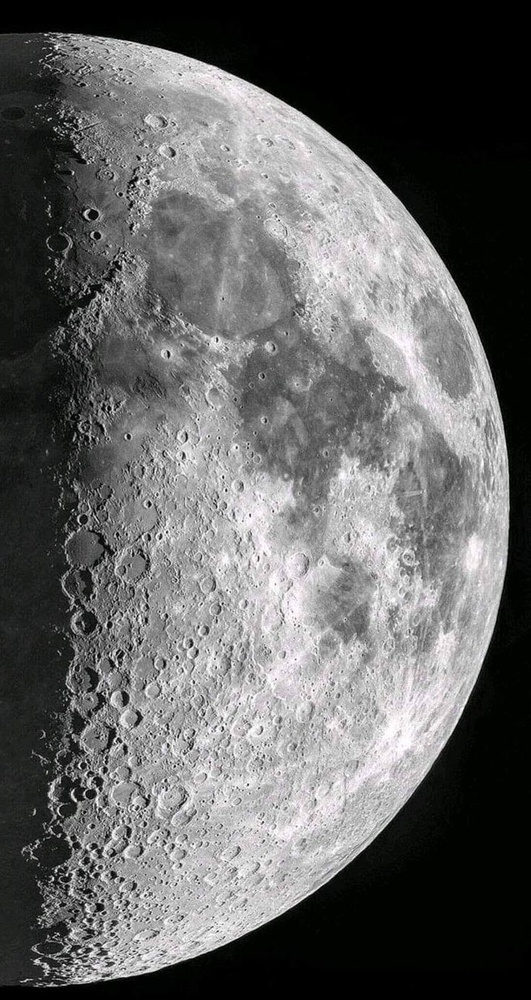
#> input picture img/moon.jpg, 531 x 1000 px, shrunk from 736 x 1386 before the run, found by its file name
$ jupyter execute butterworthLow.ipynb
#> lines starting #> are read from the running program, lines starting #| are printed output that depends on the picture
[cell 1]
import numpy as np
from PIL import Image
import matplotlib.pyplot as plt

# Doc anh xam va chuyen sang kieu float
f = Image.open(r'C:\ImageProcessing\Doan-xulyanh\img\moon.jpg').convert('L')
f = np.array(f, dtype=float)
#> f: shape (1000, 531) float64

# Kich thuoc anh
P, Q = f.shape
#> P = 1000; Q = 531

# Tham so bo loc Butterworth
D0 = 40.0  # tan so cat
n = 2      # bac bo loc

# Tao bo loc thong thap Butterworth
h = np.zeros((P, Q))
for i in range(P):
    for j in range(Q):
        u = np.sqrt((i - P / 2)**2 + (j - Q / 2)**2)
        h[i, j] = 1 / (1 + (u / D0)**(2 * n))
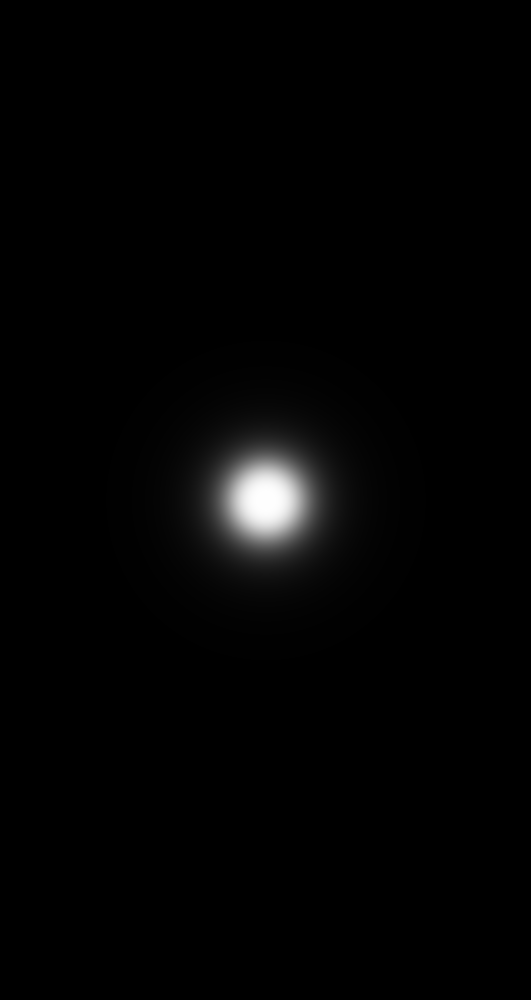
#> h: shape (1000, 531) float64; min 2.49e-05, max 1, mean 0.0147

# Ap dung bo loc trong mien tan so
F = np.fft.fft2(f)
F_shift = np.fft.fftshift(F)
H = np.fft.fftshift(h)
G = H * F_shift
g = np.abs(np.fft.ifft2(np.fft.ifftshift(G)))
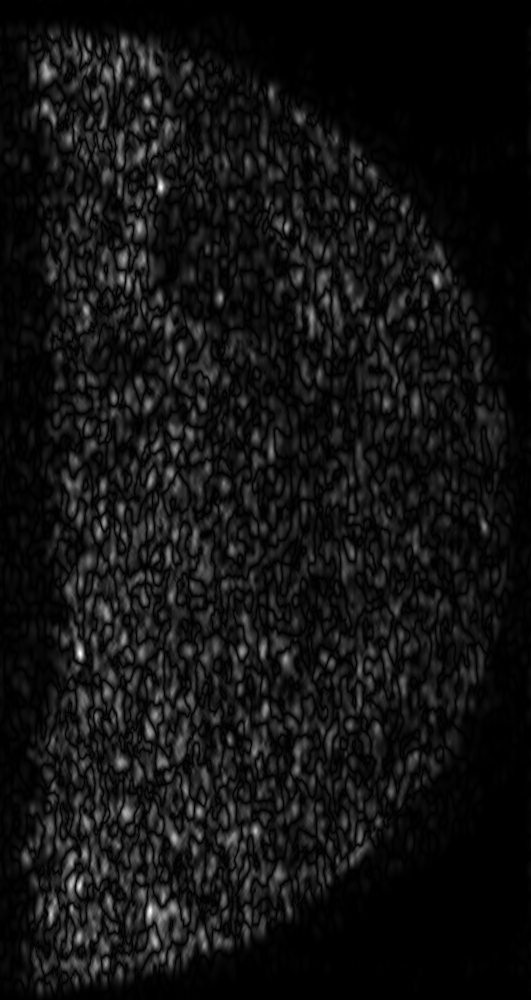
#> g: shape (1000, 531) float64; min 8.22e-09, max 1.64, mean 0.124; drawn with min black and max white

# Hien thi anh sau khi lam mo
plt.figure(figsize=(6, 6))
plt.imshow(g, cmap='gray')
plt.title('Anh sau khi lam mo (Butterworth Low-pass)')
plt.axis('off')
plt.show()

$ run again, with img/BLPF1.png saved as img/moon.jpg
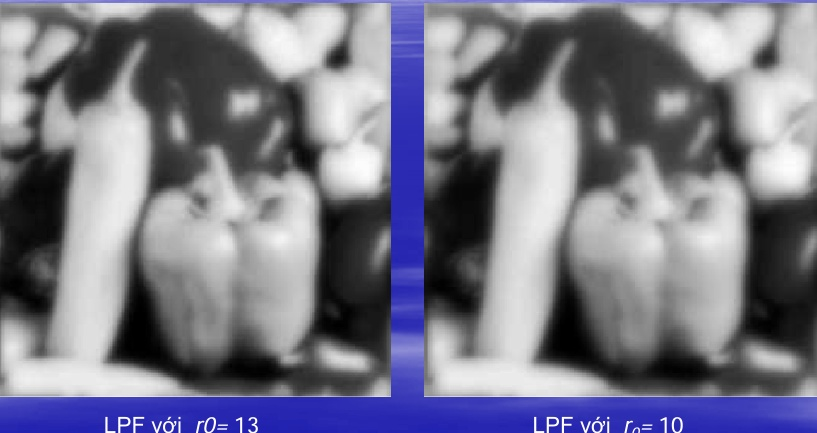
#> input picture img/BLPF1.png, 817 x 433 px, found by its file name
#> after the loop `for i in range(P):`:
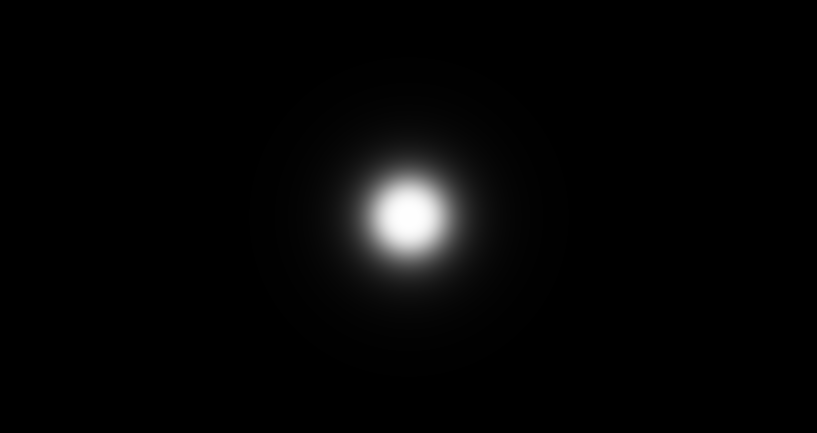
#> h: shape (433, 817) float64; min 5.6e-05, max 1, mean 0.022
#> `g = np.abs(np.fft.ifft2(np.fft.ifftshift(G)))`:
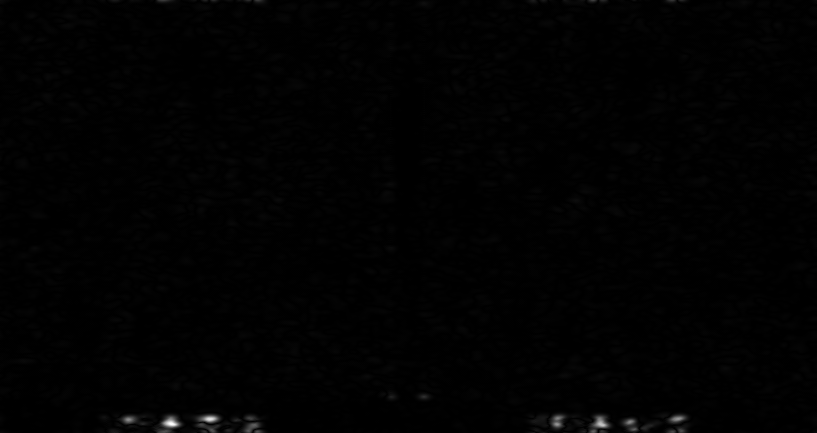
#> g: shape (433, 817) float64; min 8.46e-08, max 5.16, mean 0.0418; drawn with min black and max white

$ run again, with img/Duahau.png saved as img/moon.jpg
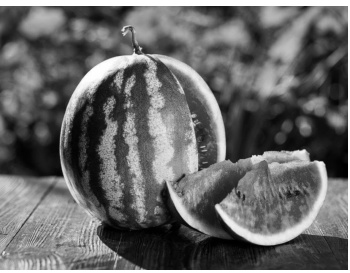
#> input picture img/Duahau.png, 350 x 273 px, found by its file name
#> after the loop `for i in range(P):`:
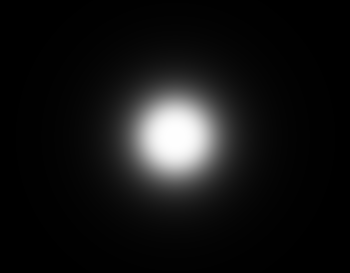
#> h: shape (273, 350) float64; min 0.00105, max 1, mean 0.0796
#> `g = np.abs(np.fft.ifft2(np.fft.ifftshift(G)))`:
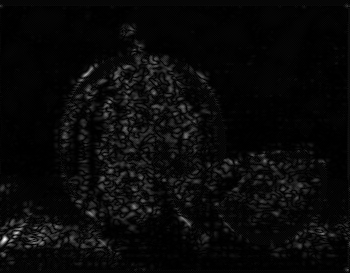
#> g: shape (273, 350) float64; min 8.76e-06, max 10.5, mean 0.396; drawn with min black and max white
